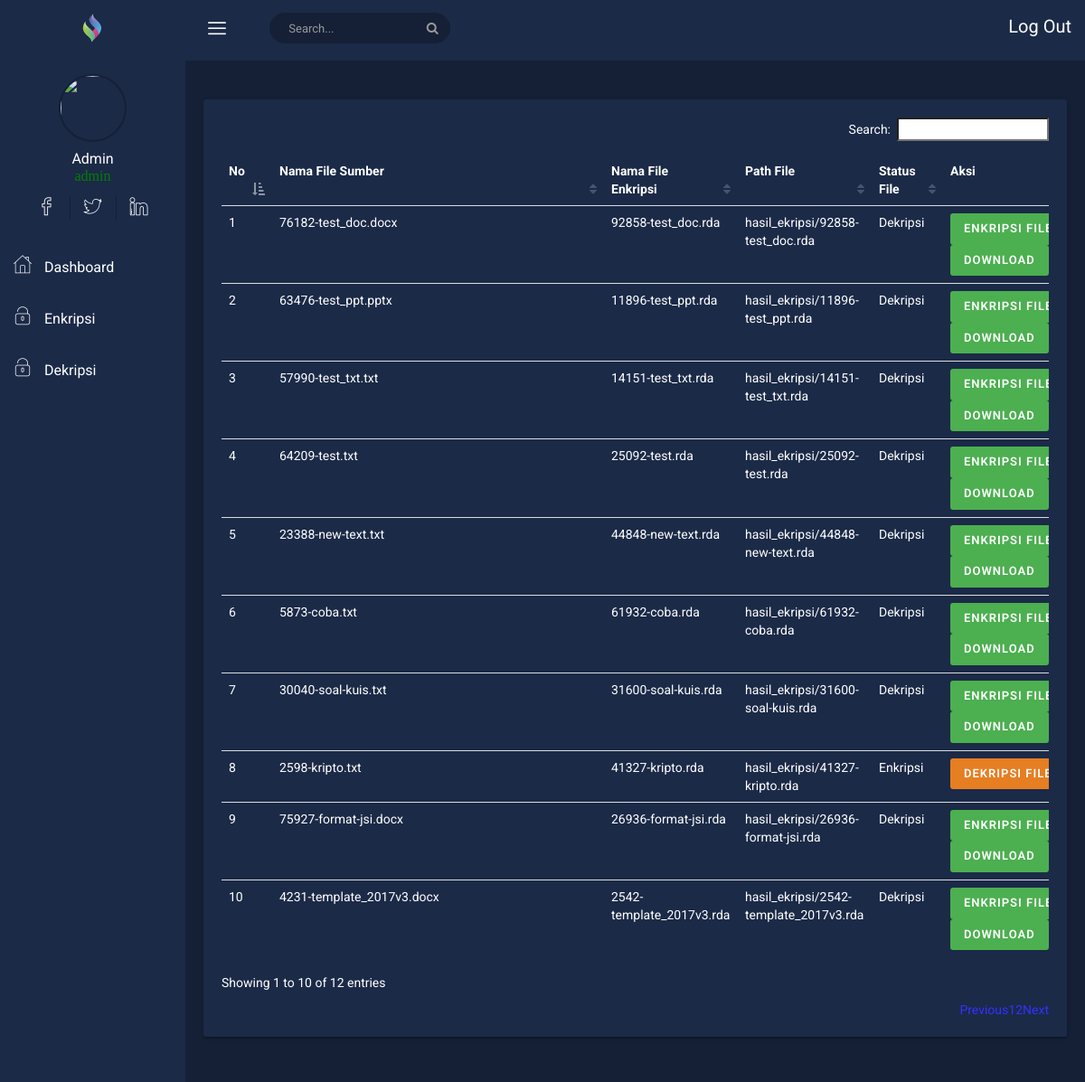
Screenshot of /dashboard/dekripsi.php (signed in) with the database file from the repository.
### tables this page shows
CREATE TABLE IF NOT EXISTS `users` (
  `username` varchar(15) NOT NULL,
  `password` varchar(100) DEFAULT NULL,
  `fullname` varchar(50) DEFAULT NULL,
  `job_title` varchar(50) DEFAULT NULL,
  `join_date` timestamp NULL DEFAULT NULL,
  `last_activity` timestamp NULL DEFAULT NULL,
  `status` enum('1','2') DEFAULT NULL,
  PRIMARY KEY (`username`)
);

CREATE TABLE IF NOT EXISTS `file` (
  `id_file` int NOT NULL AUTO_INCREMENT,
  `username` varchar(15) DEFAULT NULL,
  `file_name_source` varchar(255) DEFAULT NULL,
  `file_name_finish` varchar(255) DEFAULT NULL,
  `file_url` varchar(255) DEFAULT NULL,
  `decrypted_file_url` varchar(255) DEFAULT NULL,
  `file_size` float DEFAULT NULL,
  `password` varchar(16) DEFAULT NULL,
  `tgl_upload` timestamp NULL DEFAULT NULL,
  `status` enum('1','2') DEFAULT NULL,
  `keterangan` varchar(255) DEFAULT NULL,
  `file_data` longblob,
  `decrypted_file` longblob,
  `file` longblob,
  PRIMARY KEY (`id_file`)
);

### dashboard/dekripsi.php (the view, shortened to what this page needs)
<?php
include('../config.php');
?>
<!DOCTYPE html>
<html>
<?php
$user = $_SESSION['username'];
$query = mysqli_query($connect, "SELECT fullname,job_title,last_activity FROM users WHERE username='$user'");
$data = mysqli_fetch_array($query);
?>
<head>
    <link rel="stylesheet" href="css/bootstrap.min.css">
    <link rel="stylesheet" href="css/font-awesome.min.css">
    <link rel="stylesheet" href="css/nalika-icon.css">
    <link rel="stylesheet" href="css/owl.carousel.css">
    <link rel="stylesheet" href="css/owl.theme.css">
    <link rel="stylesheet" href="css/owl.transitions.css">
    <link rel="stylesheet" href="css/animate.css">
    <link rel="stylesheet" href="css/normalize.css">
    <link rel="stylesheet" href="css/meanmenu.min.css">
    <link rel="stylesheet" href="css/main.css">
    <link rel="stylesheet" type="text/css" href="../assets/css/main.css">
    <link rel="stylesheet" href="css/morrisjs/morris.css">
    <link rel="stylesheet" href="css/scrollbar/jquery.mCustomScrollbar.min.css">
    <link rel="stylesheet" href="css/metisMenu/metisMenu.min.css">
    <link rel="stylesheet" href="css/metisMenu/metisMenu-vertical.css">
    <link rel="stylesheet" href="css/calendar/fullcalendar.min.css">
    <link rel="stylesheet" href="css/calendar/fullcalendar.print.min.css">
    <link rel="stylesheet" href="style.css">
    <link rel="stylesheet" href="css/responsive.css">
</head>
<body>
    <div class="left-sidebar-pro">
        <nav id="sidebar" class="">
            <div class="sidebar-header">
                <a href="index.html"><img class="main-logo" src="img/logo/logosn.png" alt="" /></a>
            </div>
            <div class="nalika-profile">
                <div class="profile-dtl">
                    <a href="#"><img src="https://lh3.googleusercontent.com/ogw/ADGmqu-5A4r40ZPotQWqRs5qBqjF1pxruJuJs5TURuzdZw=s83-c-mo" alt="" /></a>
                    <h2><?php echo $data['fullname']; ?><p class="designation icon" style="color:green;"><?php echo $data['job_title']; ?></p>
                    </h2>
                </div>
                <div class="profile-social-dtl">
                    <ul class="dtl-social">
                        <li><a href="#"><i class="icon nalika-facebook"></i></a></li>
                        <li><a href="#"><i class="icon nalika-twitter"></i></a></li>
                        <li><a href="#"><i class="icon nalika-linkedin"></i></a></li>
                    </ul>
                </div>
            </div>
            <div class="left-custom-menu-adp-wrap comment-scrollbar">
                <nav class="sidebar-nav left-sidebar-menu-pro">
                    <ul class="metismenu" id="menu1">
                        <li class="active">
                            <a class="nav-link" href="index.php">
                                <i class="icon nalika-home icon-wrap"></i>
                                <span class="mini-click-non">Dashboard</span>
                            </a>
                        </li>
                        <li>
                            <a class="nav-link" href="enkripsi.php" aria-expanded="false"><i class="icon nalika-unlocked icon-wrap"></i> <span class="mini-click-non">Enkripsi</span></a>
                        </li>
                        <li>
                            <a class="nav-link" href="dekripsi.php" aria-expanded="false"><i class="icon nalika-unlocked icon-wrap"></i> <span class="mini-click-non">Dekripsi</span></a>
                        </li>
                    </ul>
                </nav>
            </div>
        </nav>
    </div>
    <div class="all-content-wrapper">
        <div class="container-fluid">
            <div class="row">
                <div class="col-lg-12 col-md-12 col-sm-12 col-xs-12">
                    <div class="logo-pro">
                        <a href="index.html"><img class="main-logo" src="img/logo/logo.png" alt="" /></a>
                    </div>
                </div>
            </div>
        </div>
        <div class="header-advance-area">
            <div class="header-top-area">
                <div class="container-fluid">
                    <div class="row">
                        <div class="col-lg-12 col-md-12 col-sm-12 col-xs-12">
                            <div class="header-top-wraper">
                                <div class="row">
                                    <div class="col-lg-1 col-md-0 col-sm-1 col-xs-12">
                                        <div class="menu-switcher-pro">
                                            <button type="button" id="sidebarCollapse" class="btn bar-button-pro header-drl-controller-btn btn-info navbar-btn">
                                                <i class="icon nalika-menu-task"></i>
                                            </button>
                                        </div>
                                    </div>
                                    <div class="col-lg-6 col-md-7 col-sm-6 col-xs-12">
                                        <div class="header-top-menu tabl-d-n hd-search-rp">
                                            <div class="breadcome-heading">
                                                <form role="search" class="">
                                                    <input type="text" placeholder="Search..." class="form-control">
                                                    <a href=""><i class="fa fa-search"></i></a>
                                                </form>
                                            </div>
                                        </div>
                                    </div>
                                    <div class="col-lg-5 col-md-5 col-sm-12 col-xs-12">
                                        <div class="header-right-info">
                                            <ul class="nav navbar-nav mai-top-nav header-right-menu">
                                                <li class="nav-item">
                                                    <a href="logout.php"> Log Out</a>
                                                </li>
                                            </ul>
                                        </div>
                                    </div>
                                </div>
                            </div>
                        </div>
                    </div>
                </div>
            </div>
            <section class="breadcome-list">
                <div class="row">
                    <div class="col-md-12">
                        <div class="card">
                            <div class="card-body">
                                <div class="table-responsive" style="color:#fff;">
                                    <table id="file" class="table striped">
                                        <thead>
                                            <tr>
                                                <td width="5%"><strong>No</strong></td>
                                                <td width="20%"><strong>Nama File Sumber</strong></td>
                                                <td width="20%"><strong>Nama File Enkripsi</strong></td>
                                                <td width="20%"><strong>Path File</strong></td>
                                                <td width="15%"><strong>Status File</strong></td>
                                                <td width="10%"><strong>Aksi</strong></td>
                                            </tr>
                                        </thead>
                                        <tbody>
                                            <?php
                                            $i = 1;
                                            $query = mysqli_query($connect, "SELECT * FROM file");
                                            while ($data = mysqli_fetch_array($query)) { ?>
                                                <tr>
                                                    <td><?php echo $i; ?></td>
                                                    <td><?php echo $data['file_name_source']; ?></td>
                                                    <td><?php echo $data['file_name_finish']; ?></td>
                                                    <td><?php echo $data['file_url']; ?></td>
                                                    <td>
                                                        <?php
                                                        if ($data['status'] == 1) {
                                                            echo "Enkripsi";
                                                        } elseif ($data['status'] == 2) {
                                                            echo "Dekripsi";
                                                        } else {
                                                            echo "Status Tidak Diketahui";
                                                        }
                                                        ?>
                                                    </td>
                                                    <td>
                                                        <?php
                                                        $a = $data['id_file'];
                                                        if ($data['status'] == 1) {
                                                            echo '<a href="decrypt-file.php?id_file=' . $a . '" class="btn btn-primary">Dekripsi File</a>';
                                                        } elseif ($data['status'] == 2) {
                                                            echo '<a href="enkripsi.php" class="btn btn-success">Enkripsi File</a>';
                                                            echo '<a href="download_dekripsi.php?id_file=' . $a . '" class="btn btn-success">Download</a>';
                                                        } else {
                                                            echo '<a href="dekripsi.php" class="btn btn-danger">Data Tidak Diketahui</a>';
                                                        }
                                                        ?>
                                                    </td>
                                                </tr>
                                            <?php
                                                $i++;
                                            } ?>
                                        </tbody>
                                    </table>
                                </div>
                            </div>
                        </div>
                    </div>
                </div>
            </section>
        </div>
</body>
</html>

### dashboard/css/main.css (style rules this page uses)
html { color: #222; font-size: 1em; line-height: 1.4; }
audio, canvas, iframe, img, svg, video { vertical-align: middle; }

### dashboard/css/metisMenu/metisMenu-vertical.css (style rules this page uses)
.sidebar-nav { background: #fff; }
.sidebar-nav ul { padding: 0; margin: 0; list-style: none; background: #1b2a47; }
.sidebar-nav .metismenu { background: #1b2a47; display: -webkit-box; display: -ms-flexbox; display: flex; -webkit-box-orient: vertical; -webkit-box-direction: normal; -ms-flex-direction: column; flex-direction: column; }
.sidebar-nav .metismenu li + li { margin-top: 5px; }
.sidebar-nav .metismenu li:first-child { margin-top: 5px; }
.sidebar-nav .metismenu li:last-child { margin-bottom: 5px; }
.sidebar-nav .metismenu > li { display: -webkit-box; display: -ms-flexbox; display: flex; -webkit-box-orient: vertical; -webkit-box-direction: normal; -ms-flex-direction: column; flex-direction: column; position: relative; }
.sidebar-nav .metismenu a { position: relative; display: block; padding: 13px 15px; color: #fff; outline-width: 0; transition: all .3s ease-out; font-size:16px; }
.sidebar-nav .metismenu li .icon-wrap { margin-right:10px; font-size:20px; }

### rows the page displays
users: fullname "Admin", job_title "admin"
file: file_name_source "76182-test_doc.docx", file_name_finish "92858-test_doc.rda", file_url "hasil_ekripsi/92858-test_doc.rda", status "Dekripsi"
file: file_name_source "63476-test_ppt.pptx", file_name_finish "11896-test_ppt.rda", file_url "hasil_ekripsi/11896-test_ppt.rda", status "Dekripsi"
file: file_name_source "57990-test_txt.txt", file_name_finish "14151-test_txt.rda", file_url "hasil_ekripsi/14151-test_txt.rda", status "Dekripsi"
file: file_name_source "64209-test.txt", file_name_finish "25092-test.rda", file_url "hasil_ekripsi/25092-test.rda", status "Dekripsi"
file: file_name_source "23388-new-text.txt", file_name_finish "44848-new-text.rda", file_url "hasil_ekripsi/44848-new-text.rda", status "Dekripsi"
file: file_name_source "5873-coba.txt", file_name_finish "61932-coba.rda", file_url "hasil_ekripsi/61932-coba.rda", status "Dekripsi"
file: file_name_source "30040-soal-kuis.txt", file_name_finish "31600-soal-kuis.rda", file_url "hasil_ekripsi/31600-soal-kuis.rda", status "Dekripsi"
file: file_name_source "2598-kripto.txt", file_name_finish "41327-kripto.rda", file_url "hasil_ekripsi/41327-kripto.rda", status "Enkripsi"
file: file_name_source "75927-format-jsi.docx", file_name_finish "26936-format-jsi.rda", file_url "hasil_ekripsi/26936-format-jsi.rda", status "Dekripsi"
file: file_name_source "4231-template_2017v3.docx", file_name_finish "2542-template_2017v3.rda", file_url "hasil_ekripsi/2542-template_2017v3.rda", status "Dekripsi"
